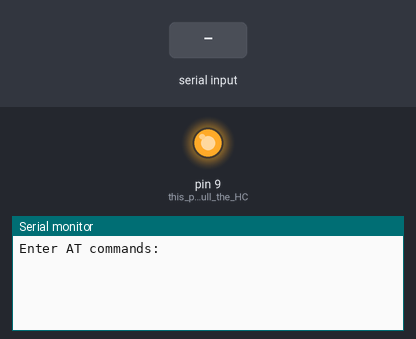
Simulated run of this sketch. Board: Arduino Uno, built with avr-gcc and run on an emulated ATmega328P. On the bench: output pins drawn as LEDs (lit = HIGH), the last lines printed to the serial monitor. Inputs (shaded band) come from the test bench.

Above: at 0.8 s.
0.9 s: "O" received over the second serial link
At 1.4 s:
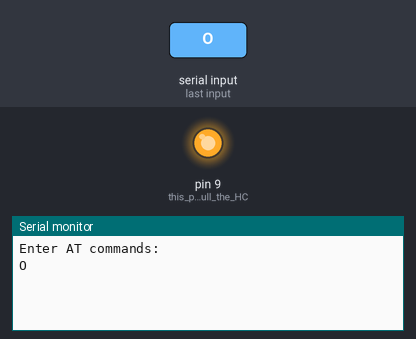
2.4 s: "1" received over the second serial link
At 3.7 s:
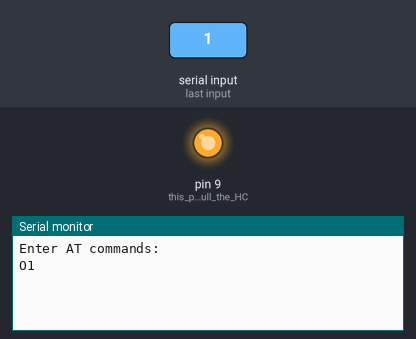

Measured:
- after the input at 0.9 s, the serial monitor: prints a new line at once (image 1)
- after the input at 2.4 s, the serial monitor: prints a new line at once (image 2)

The sketch:

testBuletooth.ino
```cpp
#include <SoftwareSerial.h>
SoftwareSerial BTSerial(10, 11); // RX | TX
boolean pass = true;
void setup()
{
  pinMode(9, OUTPUT);  // this pin will pull the HC-05 pin 34 (key pin) HIGH to switch module to AT mode
  digitalWrite(9, HIGH);
  Serial.begin(9600);
  Serial.println("Enter AT commands:");
  BTSerial.begin(9600);  // HC-05 default speed in AT command more

  do{
    if (BTSerial.available()){
      byte Check = BTSerial.read();
      if(Check == 79){
        Serial.write(Check);
        pass = false;
      }else{
        Serial.println("沒有連上");
      }
    }
  }while(pass);

}
void loop()
{
  // Keep reading from HC-05 and send to Arduino Serial Monitor
  if (BTSerial.available())
    Serial.write(BTSerial.read());
  // Keep reading from Arduino Serial Monitor and send to HC-05
  if (Serial.available()){
    BTSerial.write(85);
    BTSerial.write(20 );
    BTSerial.write(50 );
    BTSerial.write(65 );
  }
}
```
